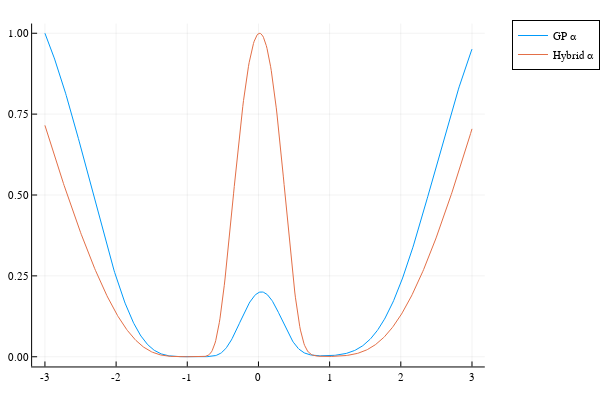

This figure's notebook cell:
### Code cell
plot(domain, stdize(EIx), label="GP α")
plot!(domain, stdize(EIx2), label="Hybrid α", legend=:outertopright)
# plot!(domain, stdize(POIx), label="Probability of Improvement")
# plot!(domain, stdize(LCBx), label="Lower Confidence Bound")

### Figure 1 — Plotly figure (JSON) as saved in the notebook; plotly's stock layout.template omitted (floating-point values rounded to 4 significant figures; data arrays with more than 128 entries replaced by an {"elided": "..."} marker saying what was removed)
{"data": [{"colorbar": {"len": 0.9525, "title": {"text": ""}, "x": 0.9934, "y": 0.5139}, "legendgroup": "GP α", "line": {"color": "rgba(0, 154, 250, 1.000)", "dash": "solid", "shape": "linear", "width": 1}, "mode": "lines", "name": "GP α", "showlegend": true, "type": "scatter", "x": {"elided": "601 float values"}, "xaxis": "x", "y": {"elided": "601 float values"}, "yaxis": "y"}, {"colorbar": {"len": 0.9525, "title": {"text": ""}, "x": 0.9934, "y": 0.5139}, "legendgroup": "Hybrid α", "line": {"color": "rgba(227, 111, 71, 1.000)", "dash": "solid", "shape": "linear", "width": 1}, "mode": "lines", "name": "Hybrid α", "showlegend": true, "type": "scatter", "x": {"elided": "601 float values"}, "xaxis": "x", "y": {"elided": "601 float values"}, "yaxis": "y"}], "layout": {"annotations": [], "height": 400, "legend": {"bgcolor": "rgba(255, 255, 255, 1.000)", "bordercolor": "rgba(0, 0, 0, 1)", "borderwidth": 1, "font": {"color": "rgba(0, 0, 0, 1)", "family": "sans-serif", "size": 11}, "title": {"font": {"color": "rgba(0, 0, 0, 1)", "family": "sans-serif", "size": 15}, "text": ""}, "tracegroupgap": 0, "traceorder": "normal", "x": 1.05, "xanchor": "upper", "y": 1, "yanchor": "right"}, "margin": {"b": 20, "l": 0, "r": 0, "t": 20}, "paper_bgcolor": "rgba(255, 255, 255, 1.000)", "plot_bgcolor": "rgba(255, 255, 255, 1.000)", "showlegend": true, "width": 600, "xaxis": {"anchor": "y", "domain": [0.06582, 0.9934], "gridcolor": "rgba(0, 0, 0, 0.1)", "gridwidth": 0.5, "linecolor": "rgba(0, 0, 0, 1)", "mirror": false, "range": [-3.18, 3.18], "showgrid": true, "showline": true, "showticklabels": true, "tickangle": 0, "tickcolor": "rgb(0, 0, 0)", "tickfont": {"color": "rgba(0, 0, 0, 1)", "family": "sans-serif", "size": 11}, "tickmode": "array", "ticks": "inside", "ticktext": ["-3", "-2", "-1", "0", "1", "2", "3"], "tickvals": [-3, -2, -1, 0, 1, 2, 3], "title": {"font": {"color": "rgba(0, 0, 0, 1)", "family": "sans-serif", "size": 15}, "text": ""}, "type": "linear", "visible": true, "zeroline": false, "zerolinecolor": "rgba(0, 0, 0, 1)"}, "yaxis": {"anchor": "x", "domain": [0.03762, 0.9902], "gridcolor": "rgba(0, 0, 0, 0.1)", "gridwidth": 0.5, "linecolor": "rgba(0, 0, 0, 1)", "mirror": false, "range": [-0.03, 1.03], "showgrid": true, "showline": true, "showticklabels": true, "tickangle": 0, "tickcolor": "rgb(0, 0, 0)", "tickfont": {"color": "rgba(0, 0, 0, 1)", "family": "sans-serif", "size": 11}, "tickmode": "array", "ticks": "inside", "ticktext": ["0.00", "0.25", "0.50", "0.75", "1.00"], "tickvals": [0, 0.25, 0.5, 0.75, 1], "title": {"font": {"color": "rgba(0, 0, 0, 1)", "family": "sans-serif", "size": 15}, "text": ""}, "type": "linear", "visible": true, "zeroline": false, "zerolinecolor": "rgba(0, 0, 0, 1)"}}}
